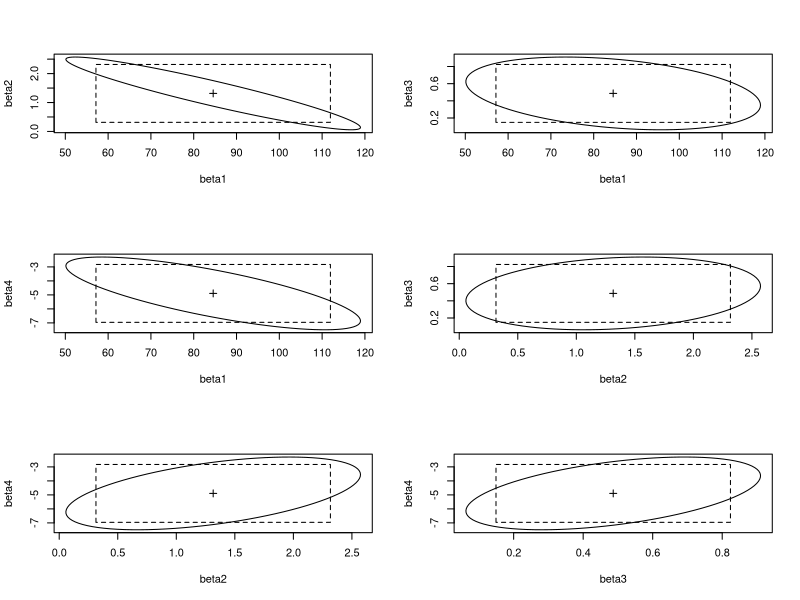
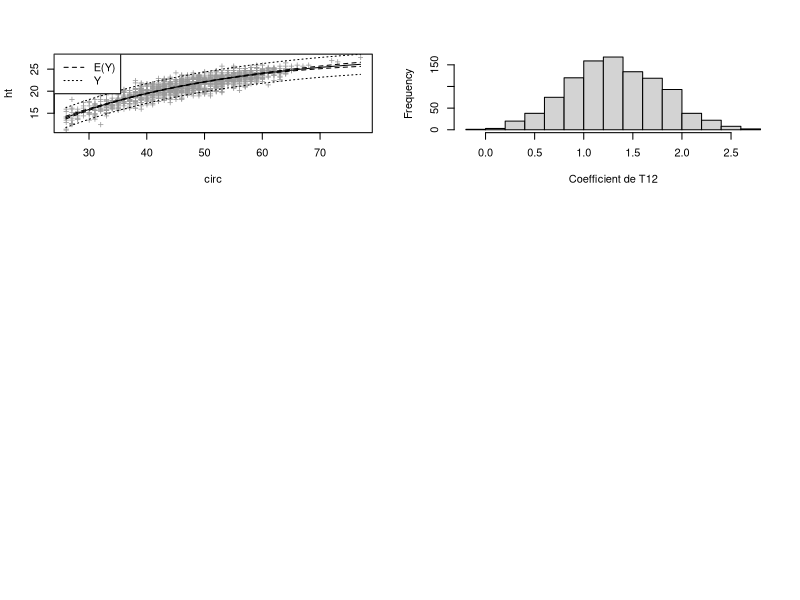

These figures' R source, in order:
## ---- chunk 1
ozone <- read.table("ozone.txt", header = T, sep = ";")
modele3 <- lm(O3 ~ T12 + Vx + Ne12, data = ozone)
resume3 <- summary(modele3)
coef3 <- coef(resume3)
IC3 <- t(confint(modele3, level = 0.95))
IC3
## ---- chunk 2
library(ellipse)
par(mfrow=c(3,2))
for(i in 1:3){
  for(j in (i+1):4){
    plot(ellipse(modele3,c(i,j),level=0.95),type="l",
         xlab=paste("beta",i,sep=""),ylab=paste("beta",j,sep=""))
    points(coef(modele3)[i], coef(modele3)[j],pch=3)
    lines(c(IC3[1,i],IC3[1,i],IC3[2,i],IC3[2,i],IC3[1,i]),
          c(IC3[1,j],IC3[2,j],IC3[2,j],IC3[1,j],IC3[1,j]),lty=2)
  }
}
## ---- chunk 3
c(resume3$sigma^2*modele3$df.res/qchisq(0.975,modele3$df.res),
  resume3$sigma^2*modele3$df.res/qchisq(0.025,modele3$df.res))
## ---- chunk 4
modele3 <- lm(O3 ~ T12 + Vx + Ne12, data = ozone)
resume3 <- summary(modele3)
resume3
## ---- chunk 5
modele2 <- lm(O3 ~ T12 + Vx, data = ozone)
anova(modele2, modele3)
## ---- chunk 6
eucalypt <- read.table("eucalyptus.txt", header = T, sep = ";")
regsimple <- lm(ht ~ circ, data = eucalypt)
regM <- lm(ht ~ circ + I(sqrt(circ)), data = eucalypt)
anova(regsimple, regM)
## ---- chunk 7
summary(regM)
## ---- chunk 8
grille <- data.frame(circ = seq(min(eucalypt[,"circ"]),
                                max(eucalypt[,"circ"]), len = 100))
ICdte <- predict(regM,new=grille,interval="conf",level=0.95)
ICpre <- predict(regM,new=grille,interval="pred",level=0.95)
plot(ht ~ circ, data = eucalypt, pch="+", col="grey60")
matlines(grille,cbind(ICdte,ICpre[,-1]),lty=c(1,2,2,3,3),col=1)
legend("topleft", lty=2:3, c("E(Y)","Y"))
## ---- chunk 9
modele3 <- lm(O3 ~ T12 + Vx + Ne12, data = ozone)
## ---- chunk 10
resume3 <- summary(modele3)
resume3$coef[,1:2]
## ---- chunk 11
res <- residuals(modele3)
ychap <- predict(modele3)
COEFF <- matrix(0, ncol = 4, nrow = 1000)
colnames(COEFF) <- names(coef(modele3))
ozone.boot <- ozone
## ---- chunk 12
for(i in 1:nrow(COEFF)){
  resetoile <- sample(res, length(res), replace=T)
  O3etoile <- ychap + resetoile
  ozone.boot[,"O3"] <- O3etoile
  regboot <- lm(formula(modele3), data=ozone.boot)
  COEFF[i,] <- coef(regboot)
 }
## ---- chunk 13
apply(COEFF, 2, quantile, probs = c(0.025,0.975))
## ---- chunk 14
hist(COEFF[,"T12"], main = "", xlab = "Coefficient de T12")
